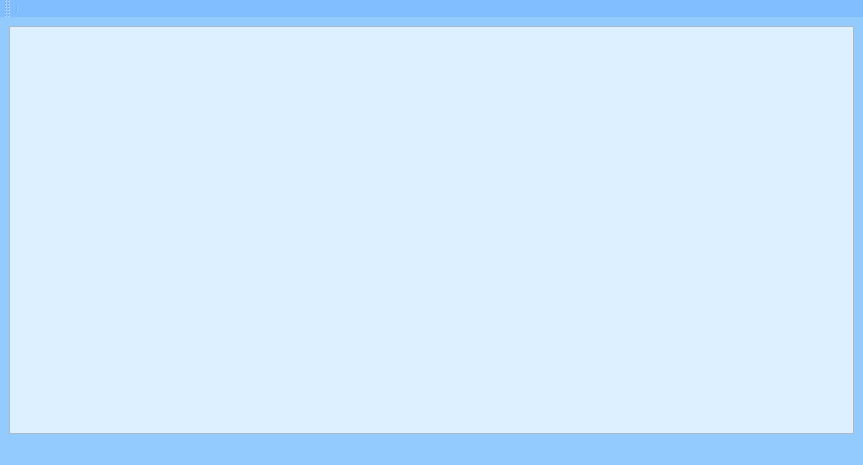
<?xml version="1.0" encoding="UTF-8"?>
<ui version="4.0">
 <class>MainWindow</class>
 <widget class="QMainWindow" name="MainWindow">
  <property name="geometry">
   <rect>
    <x>0</x>
    <y>0</y>
    <width>863</width>
    <height>465</height>
   </rect>
  </property>
  <property name="windowTitle">
   <string>Smart Clock</string>
  </property>
  <property name="autoFillBackground">
   <bool>false</bool>
  </property>
  <property name="styleSheet">
   <string notr="true">background-color: rgb(148, 203, 255);
</string>
  </property>
  <property name="iconSize">
   <size>
    <width>30</width>
    <height>30</height>
   </size>
  </property>
  <widget class="QWidget" name="centralwidget">
   <layout class="QGridLayout" name="gridLayout">
    <item row="0" column="0">
     <widget class="QTableWidget" name="table">
      <property name="mouseTracking">
       <bool>true</bool>
      </property>
      <property name="focusPolicy">
       <enum>Qt::NoFocus</enum>
      </property>
      <property name="contextMenuPolicy">
       <enum>Qt::CustomContextMenu</enum>
      </property>
      <property name="acceptDrops">
       <bool>false</bool>
      </property>
      <property name="autoFillBackground">
       <bool>false</bool>
      </property>
      <property name="styleSheet">
       <string notr="true">QTableView::item:selected
{
	
	background-color: rgb(190, 221, 255);
	color: black;
	font-weight: 900;
}

QTableCornerButton::section
{
	 Background-color: rgb(220, 240, 255);
    Border-left: 1px solid;  
}

QHeaderView::section 
{ 
	   Background-color: rgb(220, 240, 255);
}

QTableView
{
     background-color: rgb(220, 240, 255)
}</string>
      </property>
      <property name="editTriggers">
       <set>QAbstractItemView::NoEditTriggers</set>
      </property>
      <property name="showDropIndicator" stdset="0">
       <bool>false</bool>
      </property>
      <property name="dragEnabled">
       <bool>false</bool>
      </property>
      <property name="dragDropOverwriteMode">
       <bool>false</bool>
      </property>
      <property name="dragDropMode">
       <enum>QAbstractItemView::NoDragDrop</enum>
      </property>
      <property name="defaultDropAction">
       <enum>Qt::IgnoreAction</enum>
      </property>
      <property name="alternatingRowColors">
       <bool>false</bool>
      </property>
      <property name="selectionBehavior">
       <enum>QAbstractItemView::SelectRows</enum>
      </property>
      <property name="verticalScrollMode">
       <enum>QAbstractItemView::ScrollPerPixel</enum>
      </property>
      <property name="horizontalScrollMode">
       <enum>QAbstractItemView::ScrollPerPixel</enum>
      </property>
      <property name="showGrid">
       <bool>false</bool>
      </property>
      <property name="sortingEnabled">
       <bool>true</bool>
      </property>
      <attribute name="horizontalHeaderMinimumSectionSize">
       <number>20</number>
      </attribute>
      <attribute name="horizontalHeaderHighlightSections">
       <bool>false</bool>
      </attribute>
      <attribute name="horizontalHeaderStretchLastSection">
       <bool>false</bool>
      </attribute>
      <attribute name="verticalHeaderVisible">
       <bool>false</bool>
      </attribute>
      <attribute name="verticalHeaderHighlightSections">
       <bool>false</bool>
      </attribute>
      <attribute name="verticalHeaderShowSortIndicator" stdset="0">
       <bool>false</bool>
      </attribute>
     </widget>
    </item>
   </layout>
  </widget>
  <widget class="QMenuBar" name="menubar">
   <property name="geometry">
    <rect>
     <x>0</x>
     <y>0</y>
     <width>863</width>
     <height>21</height>
    </rect>
   </property>
   <property name="sizePolicy">
    <sizepolicy hsizetype="MinimumExpanding" vsizetype="Minimum">
     <horstretch>0</horstretch>
     <verstretch>0</verstretch>
    </sizepolicy>
   </property>
  </widget>
  <widget class="QStatusBar" name="statusbar"/>
  <widget class="QToolBar" name="toolBar">
   <property name="enabled">
    <bool>true</bool>
   </property>
   <property name="cursor">
    <cursorShape>UpArrowCursor</cursorShape>
   </property>
   <property name="mouseTracking">
    <bool>false</bool>
   </property>
   <property name="focusPolicy">
    <enum>Qt::NoFocus</enum>
   </property>
   <property name="windowTitle">
    <string>toolBar</string>
   </property>
   <property name="layoutDirection">
    <enum>Qt::LeftToRight</enum>
   </property>
   <property name="styleSheet">
    <string notr="true">background-color: rgb(129, 190, 255);
border: none;</string>
   </property>
   <property name="movable">
    <bool>true</bool>
   </property>
   <property name="allowedAreas">
    <set>Qt::AllToolBarAreas</set>
   </property>
   <property name="orientation">
    <enum>Qt::Horizontal</enum>
   </property>
   <property name="toolButtonStyle">
    <enum>Qt::ToolButtonIconOnly</enum>
   </property>
   <attribute name="toolBarArea">
    <enum>TopToolBarArea</enum>
   </attribute>
   <attribute name="toolBarBreak">
    <bool>false</bool>
   </attribute>
   <addaction name="separator"/>
  </widget>
 </widget>
 <resources/>
 <connections/>
</ui>
